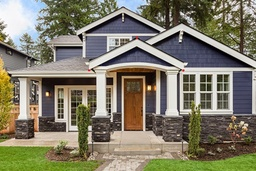
#> input picture homewithpoints.jpg, 256 x 171 px, shrunk from 702 x 468 before the run
$ python FinalSolutionA1.py
#> lines starting #> are read from the running program, lines starting #| are printed output that depends on the picture
import cv2
import numpy as np

#Read source image and it size
mainImg = cv2.imread("homewithpoints.jpg")
#> mainImg is the input picture: shape (171, 256, 3); mean B, G, R 104.9, 123.5, 128
rows, cols, ch = mainImg.shape
#> rows = 171; cols = 256; ch = 3

#identify the two triangles
FirstMatrix = np.float32([[375.0, 102.0, 1.0,0,0,0],[244.0, 193.0, 1.0,0,0,0],[503.0, 193.0, 1.0,0,0,0],[0,0,0,375.0, 102.0, 1.0]
                        ,[0,0,0,244.0, 193.0, 1.0],[0,0,0,503.0, 193.0, 1.0]])
SecondMatrix = np.float32([188.0,290.0,210.0,207.0,200.0,284.0])

#finding the transformation Matrix
transformMatrix = np.float32(np.linalg.inv(FirstMatrix).dot(SecondMatrix))


#rearrange transformation Matrix
transformMatrixArranged = np.float32([[transformMatrix[0],transformMatrix[1],transformMatrix[2]],
                   [transformMatrix[3],transformMatrix[4],transformMatrix[5]],
                   [0,0,1]])

#finding the inverse of the transformation matrix
invsOfTransMatrix = np.array(np.linalg.inv(transformMatrixArranged))


#find the size of the destination image
def findSize(transMatrix,max_x,max_y):
#> called with transMatrix = array of shape (6,), max_x = 0, max_y = 0
    for i in range(0,rows):
        for j in range(0,cols):
            y = i * transMatrix[0] + j * transMatrix[1] + transMatrix[2]
            x = i * transMatrix[3] + j * transMatrix[4] + transMatrix[5]
            if x > max_x:
                xresult = x
            if y >max_y:
                yresult = y

    return xresult,yresult


max_x,max_y = findSize(transformMatrix,0,0)


#initialize the destination image with the size we found
result_img = np.zeros((int(max_x),int(max_y), 3))
height, width, c = result_img.shape

#finding the corresponding coordinates
def findingCoords(u, v, invMatrixCopy):
    x = v * invMatrixCopy.item(3) + u * invMatrixCopy.item(4) + invMatrixCopy.item(5)
    y = v * invMatrixCopy.item(0) + u * invMatrixCopy.item(1) + invMatrixCopy.item(2)
    return x, y


#check if its inside the limits or not
def insideTheLimits(cor1, cor2 , nRows, nCols):
    return (cor1 >= 0 and cor1 < nRows and cor2 >= 0 and cor2 < nCols)


#loop through destination image and copy colors
for specH in range(0, height):
    for specW in range(0, width):
        x, y = findingCoords(specH, specW, invsOfTransMatrix)
        if insideTheLimits(x, y, rows,cols):
            result_img[specH, specW, 0] = mainImg[int(x), int(y), 0]
            result_img[specH, specW, 1] = mainImg[int(x), int(y), 1]
            result_img[specH, specW, 2] = mainImg[int(x), int(y), 2]
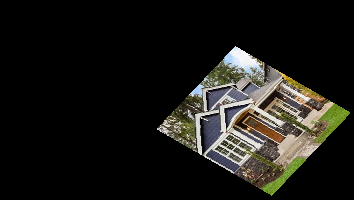
#> result_img: shape (200, 354, 3) float64; mean B, G, R 22, 25.9, 26.9


#save the result
cv2.imwrite('resultedPic.png', result_img)
